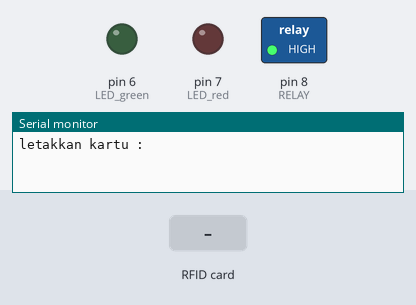
A sketch run on a simulated Arduino Uno, built with avr-gcc and run on an emulated ATmega328P. Parts: switched loads named in the sketch (green lamp = pin HIGH), output pins drawn as LEDs (lit = HIGH), the last lines printed to the serial monitor. The inputs (shaded band) are chosen by the test bench. Pins used as bus, display or sensor lines are not drawn.

Above: at 1.2 s.
1.3 s: RFID card C7 F8 10 3C held to the reader
At 2.5 s:
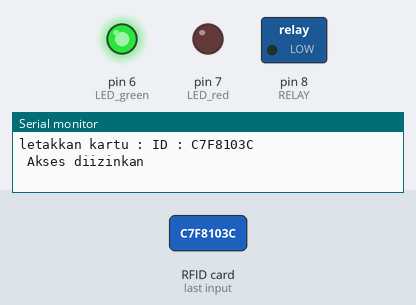
2.8 s: RFID card 5E 7A 19 C4 held to the reader
At 5.0 s:
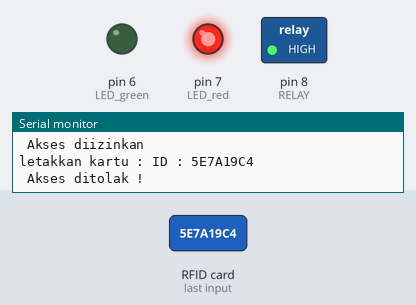
Timing chart, 0 to 6.8 s (numbered marks = the images above; inputs shaded):
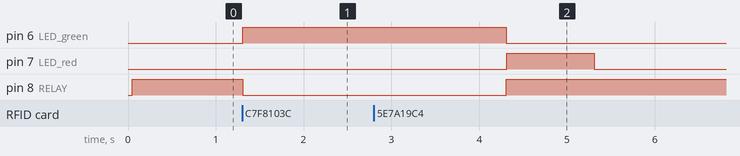

The sketch:

main.ino
```cpp
#include <SPI.h>
#include <MFRC522.h>

#define RST_PIN 9   // kabel kuning
#define SDA_PIN 10  // kabel hijau
#define RELAY 8
#define LED_red 7   // kabel abu-abu
#define LED_green 6 // kabel hijau
// SCK  : kabel biru    : 13
// MOSI : kabel ungu    : 11
// MISO : kabel abu-abu : 12

String tagID = "";

MFRC522 mfrc522(SDA_PIN, RST_PIN);

void setup()
{
  Serial.begin(9600);
  SPI.begin();
  mfrc522.PCD_Init();
  pinMode(RELAY, OUTPUT);
  pinMode(LED_red, OUTPUT);
  pinMode(LED_green, OUTPUT);
  digitalWrite(RELAY, HIGH);
  digitalWrite(LED_red, LOW);
  digitalWrite(LED_green, LOW);
  Serial.print("letakkan kartu :");
}

void loop()
{
  while (getID())
  {
    Serial.print(" ID : ");
    Serial.println(tagID);
    if (tagID == "C7F8103C")
    {
      Serial.println(" Akses diizinkan");
      digitalWrite(RELAY, LOW);
      digitalWrite(LED_green, HIGH);
      delay(3000);
      digitalWrite(RELAY, HIGH);
      digitalWrite(LED_green, LOW);
    }
    else
    {
      Serial.println(" Akses ditolak !");
      digitalWrite(LED_red, HIGH);
      delay(1000);
      digitalWrite(LED_red, LOW);
    }

    Serial.print("letakkan kartu :");
  }

}

//membaca kartu yang terdeteksi
boolean getID()
{
  if ( ! mfrc522.PICC_IsNewCardPresent()) {
  return false;
  }
  if ( ! mfrc522.PICC_ReadCardSerial()) {
  return false;
  }
  tagID = "";
  for ( byte i = 0; i < mfrc522.uid.size; i++) {
  tagID.concat(String(mfrc522.uid.uidByte[i], HEX));
  }
  tagID.toUpperCase();
  mfrc522.PICC_HaltA(); // berhenti membaca
  return true;
}
```

Measured:
- after the input at 1.3 s, pin 6 (LED_green): LOW → HIGH at once; pin 8 (RELAY): HIGH → LOW at once
- after the input at 2.8 s, pin 7 (LED_red): LOW → HIGH after 1.5 s, → LOW 1.0 s later
